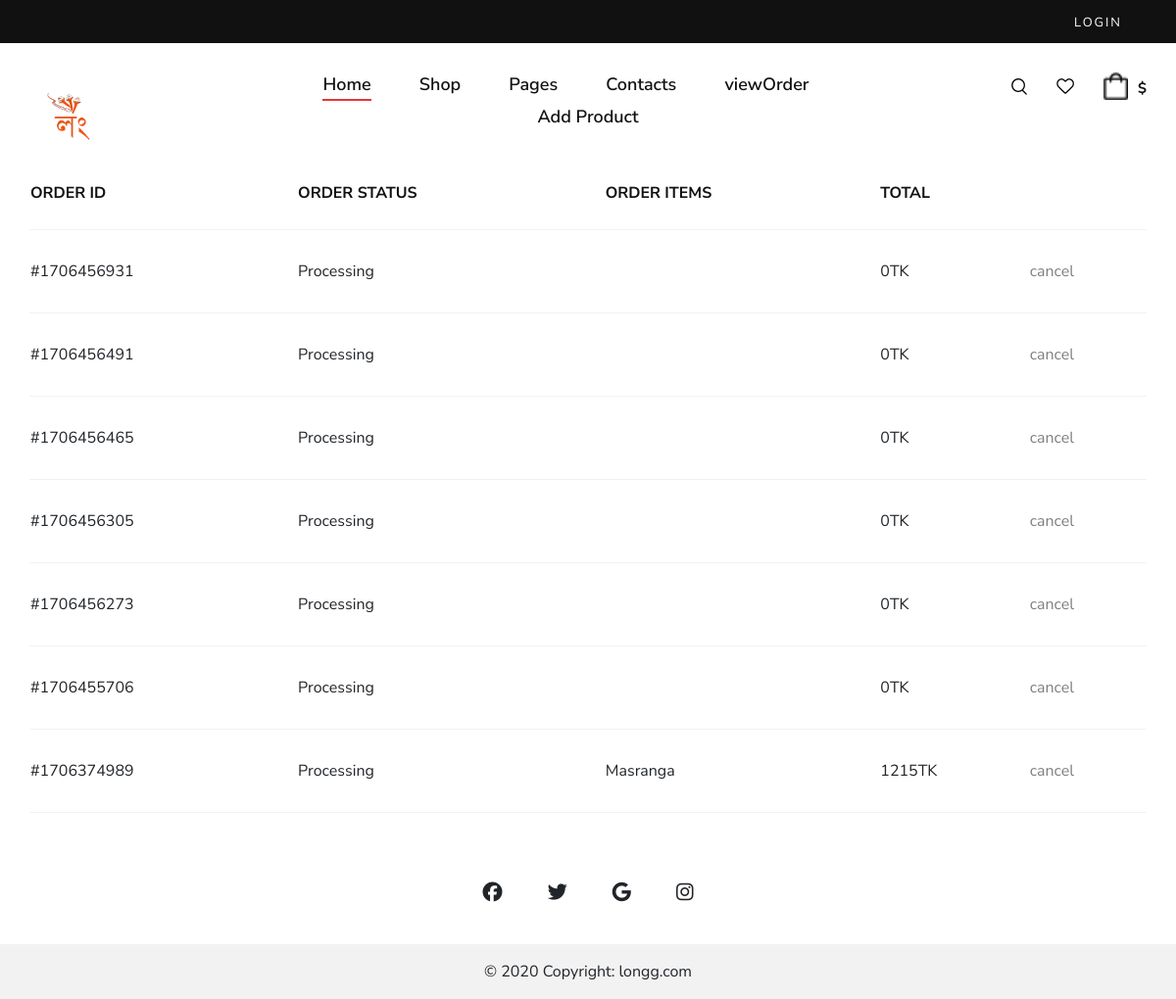
The app's page /myorder/2, older data.
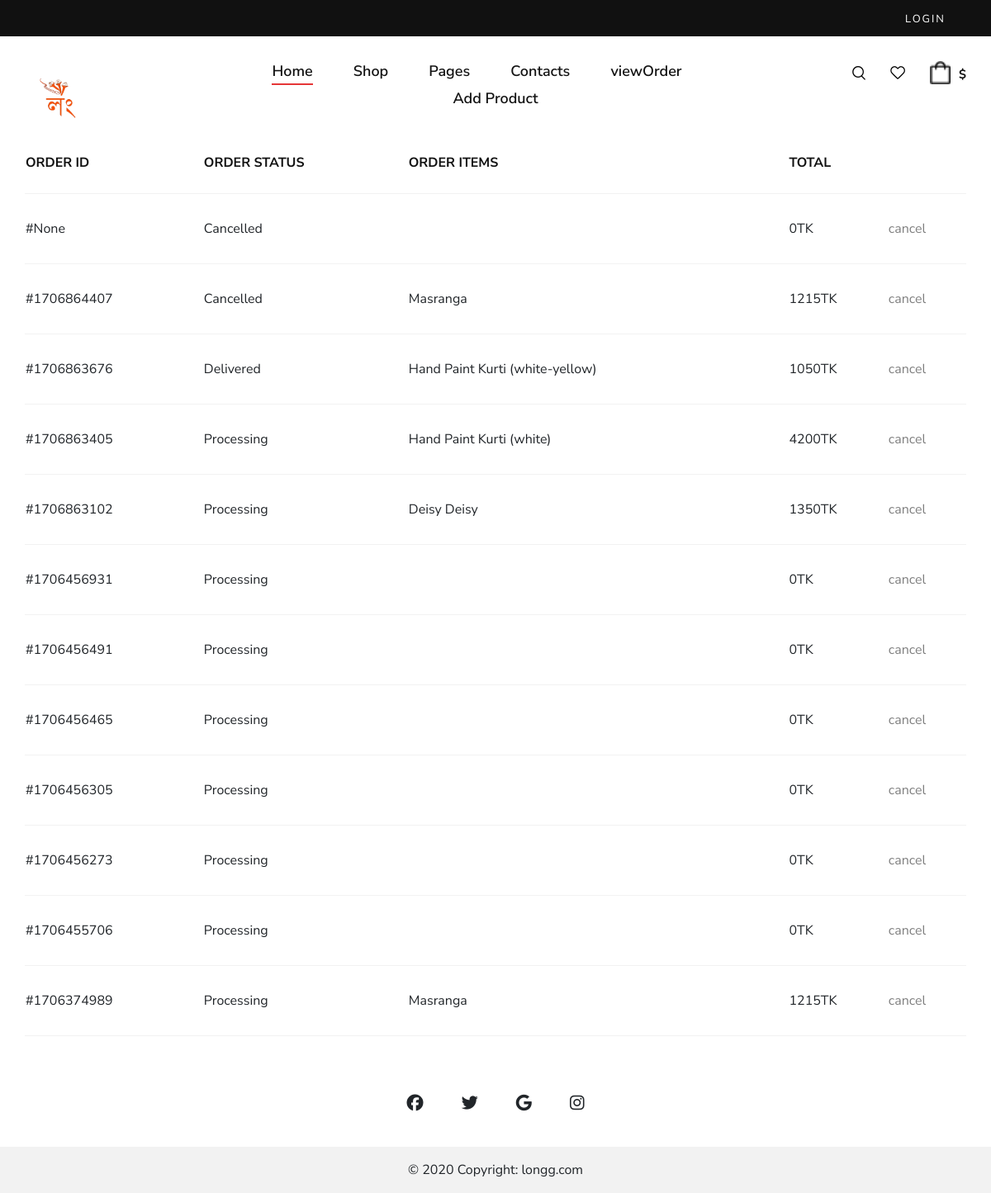
The same page, newer data.
### shop/models.py (models this page shows, shortened)
class Order(models.Model):
    STATUS_CHOICES = [
        ('not_confirm','not_confirm'),
        ('Pending', 'Pending'),
        ('Processing', 'Processing'),
        ('Shipped', 'Shipped'),
        ('Delivered', 'Delivered'),
        ('Cancelled', 'Cancelled'),
    ]
    user=models.ForeignKey(UserProfile,on_delete=models.SET_NULL,null=True)
    status = models.CharField(max_length=20, choices=STATUS_CHOICES, default='Pending')
    items = models.ManyToManyField('Product', through='OrderItem')
    created_at=models.DateTimeField(default=now,blank=True)
    complete=models.BooleanField(default=False,blank=True)
    order_id=models.CharField(max_length=20,null=True,blank=True)
    coupon=models.BooleanField(default=False,null=True,blank=True)
    coupon_percentange=models.PositiveIntegerField(default=0,null=True,blank=True)
    cancel_reason=models.TextField(null=True,blank=True)
    def __str__(self):
        return str(f'{self.user} order')
    @property
    def get_total(self):
        order_items = OrderItem.objects.filter(order=self)
        total = sum(item.item_total for item in order_items)
        if self.coupon:
            total-=total*(self.coupon_percentange/100)
        return int(total)

class OrderItem(models.Model):
    product=models.ForeignKey(Product,on_delete=models.SET_NULL,null=True)
    quantity=models.IntegerField(default=0)
    order = models.ForeignKey(Order, related_name='order_items',null=True, on_delete=models.CASCADE)
    size=models.CharField(max_length=10,blank=True,null=True)
    @property
    def item_total(self):
        total=self.product.price*self.quantity
        return total

class Product(models.Model):
    name=models.CharField(max_length=100)
    product_code=models.CharField(max_length=100,null=True,blank=True)
    description=models.TextField(null=True,blank=True)
    price = models.IntegerField(default=0)
    productCategory = models.ManyToManyField(ProductCategory)
    image=models.ImageField(upload_to='product-image/',blank=True,null=True)
    image2=models.ImageField(upload_to='product-image/',blank=True,null=True)
    image3=models.ImageField(upload_to='product-image/',blank=True,null=True)
    image4=models.ImageField(upload_to='product-image/',blank=True,null=True)
    arrive_at=models.DateTimeField(default=now,blank=True)
    new_arrival=models.BooleanField(default=False,blank=True)
    tags = TaggableManager()
    in_stock=models.BooleanField(default=True,blank=True)

### shop/views.py (the view)
# urls.py: path('myorder/<int:pk>',profile, name="profile"),
def profile(request,pk):
    user=UserProfile.objects.get(id=pk)
    orders=Order.objects.filter(user=user).order_by('-created_at')
    print(user)
    print(orders)
    context={
        'orders':orders,
        'userProfile':user
    }
    return render(request,'shop/profile.html',context)

### shop/models.py (called while the page is built)
    def __str__(self):
        return str(self.user)

### shop/templates/shop/profile.html
{% extends 'shop/main.html' %}
{% block body %}
<div class="container">
  <div class="row">
    <div class="col-lg-12">
      <div class="shopping__cart__table">
        <table>
            <thead>
                <tr>
                  <th>Order Id</th>
                  <th>Order status</th>
                  <th>Order items</th>
                  <th>Total</th>
                </tr>
            </thead>
            <tbody>
              {% for order in orders %}
              {% if order.status != 'not_confirm' %}
                  <tr>
                      <td>#{{ order.order_id }}</td>
                      <td>{{ order.status }}</td>
                      <td>
                          {% for item in order.order_items.all %}
                              {{ item.product.name }}
                          {% endfor %}
                      </td>
                      <td>{{ order.get_total }}TK</td>
                      {% if order.status == 'Pending' %}
                      <td><a href="{% url 'order_cancel' pk=order.id %}" style="text-decoration: none; color: black;">cancel</a></td>
                      {% else %}
                      <td><a href="" style="text-decoration: none; color: black; opacity: .5;">cancel</a></td>
                      {% endif %}
                  </tr>
              {% endif %}
          {% endfor %}
            </tbody>
        </table>
      </div>
    </div>
  </div>
</div>
{% endblock %}

Row changes from the older to the newer data that the page shows:
added Order: order_id "None", status "Cancelled", get_total "0", shows "cancel"
added Order: order_id "1706864407", status "Cancelled", get_total "1215", shows "cancel"
added OrderItem: product.name "Masranga", shown under "1706864407"
added Order: order_id "1706863676", status "Delivered", get_total "1050", shows "cancel"
added OrderItem: product.name "Hand Paint Kurti (white-yellow)", shown under "1706863676"
added Order: order_id "1706863405", status "Processing", get_total "4200", shows "cancel"
added OrderItem: product.name "Hand Paint Kurti (white)", shown under "1706863405"
now on this page (row edited): Order: order_id "1706863102", status "Processing", get_total "1350", shows "cancel"
added OrderItem: product.name "Deisy", shown under "1706863102"
added OrderItem: product.name "Deisy", shown under "1706863102"
